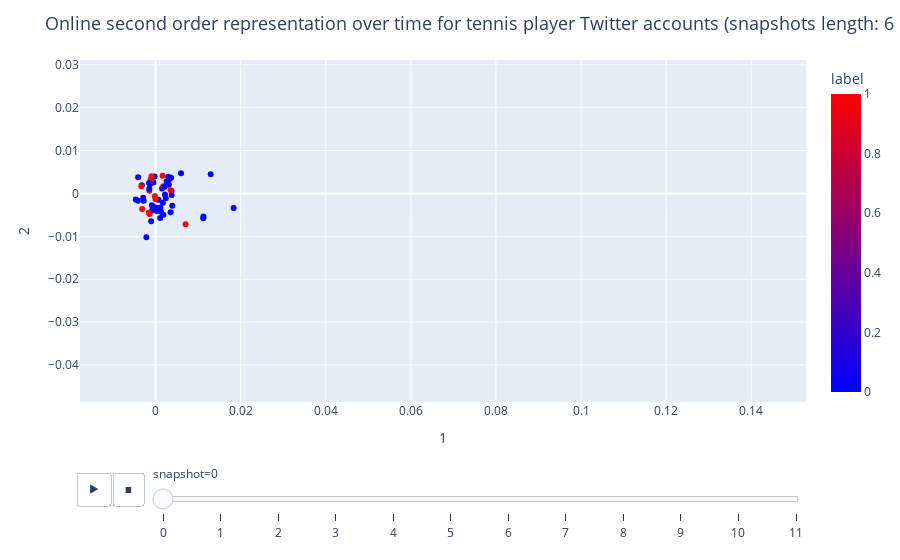

Write notebook code for a chart like this one.
### Code cell
fig_so

### Figure 1 — Plotly figure (JSON) as saved in the notebook; plotly's stock layout.template omitted (floating-point values rounded to 4 significant figures)
{"data": [{"hovertemplate": "<b>%{hovertext}</b><br><br>snapshot=0<br>1=%{x}<br>2=%{y}<br>label=%{marker.color}<extra></extra>", "hovertext": ["Svetlana Kuznetsova<br>2017-05-28<br>Women's Singles - Round 1<br>Suzanne-Lenglen Court<br>Match id: 2", "Philipp Kohlschreiber<br>2017-05-28", "Paul-Henri Mathieu<br>2017-05-28", "Nick Kyrgios<br>2017-05-28", "Garbiñe Muguruza<br>2017-05-28", "Federico Delbonis<br>2017-05-28", "Feliciano Lopez<br>2017-05-28", "Juan Martin Del Potro<br>2017-05-28", "Henri Leconte<br>2017-05-28", "Andy Murray<br>2017-05-28", "Horacio Zeballos<br>2017-05-28<br>Men's Singles - Round 1<br>Suzanne-Lenglen Court<br>Match id: 1", "Tomas Berdych<br>2017-05-28", "Marion Bartoli<br>2017-05-28", "Madison Keys<br>2017-05-28", "David Goffin<br>2017-05-28", "Pablo Cuevas<br>2017-05-28", "Guido Pella<br>2017-05-28", "Jack Sock<br>2017-05-28", "Dominic Thiem<br>2017-05-28<br>Men's Singles - Round 1<br>Suzanne-Lenglen Court<br>Match id: 3", "Samantha Stosur<br>2017-05-28", "Timea Bacsinszky<br>2017-05-28<br>Women's Singles - Round 1<br>Court 17<br>Match id: 1", "Novak Djokovic<br>2017-05-28", "Simona Halep<br>2017-05-28", "Agnieszka Radwanska<br>2017-05-28", "Nicolas Jarry<br>2017-05-28", "Francesca Schiavone<br>2017-05-28", "Elina Svitolina<br>2017-05-28", "Jo-Wilfried Tsonga<br>2017-05-28", "Karolina Pliskova<br>2017-05-28", "Coco Vandeweghe<br>2017-05-28", "Rafael Nadal<br>2017-05-28", "Stefanos Tsitsipas<br>2017-05-28<br>Men's Singles - Round 1<br>Court 3<br>Match id: 2", "Andre Sa<br>2017-05-28", "Milos Raonic<br>2017-05-28", "Roberta Vinci<br>2017-05-28<br>Women's Singles - Round 1<br>Court 2<br>Match id: 1", "Andrey Rublev<br>2017-05-28", "Richard Gasquet<br>2017-05-28", "Angelique Kerber<br>2017-05-28<br>Women's Singles - Round 1<br>Philippe-Chatrier Court<br>Match id: 2", "Grigor Dimitrov<br>2017-05-28<br>Men's Singles - Round 1<br>Philippe-Chatrier Court<br>Match id: 3", "David Ferrer<br>2017-05-28", "Martina Navratilova<br>2017-05-28", "Venus Williams<br>2017-05-28<br>Women's Singles - Round 1<br>Suzanne-Lenglen Court<br>Match id: 4", "Eugenie Bouchard<br>2017-05-28", "Petra Kvitova<br>2017-05-28<br>Women's Singles - Round 1<br>Philippe-Chatrier Court<br>Match id: 1", "Conchita Martinez<br>2017-05-28", "Johanna Konta<br>2017-05-28", "Lucas Pouille<br>2017-05-28<br>Men's Singles - Round 1<br>Philippe-Chatrier Court<br>Match id: 4", "Stan Wawrinka<br>2017-05-28", "Alex Corretja<br>2017-05-28", "Santiago Gonzalez<br>2017-05-28", "Amanda Anisimova<br>2017-05-28<br>Women's Singles - Round 1<br>Court 6<br>Match id: 3", "Kristina Mladenovic<br>2017-05-28", "Monica Puig<br>2017-05-28<br>Women's Singles - Round 1<br>Court 2<br>Match id: 1", "Daria Gavrilova<br>2017-05-28", "Sania Mirza<br>2017-05-28", "Kei Nishikori<br>2017-05-28", "Caroline Wozniacki<br>2017-05-28"], "ids": [102652835, 104294006, 1044227084, 1110553549, 118779247, 134906432, 138358313, 139556944, 14056125, 14123683, 146613488, 1484787162, 1490817636, 1601451361, 1612711830, 162187399, 174876254, 186668655, 2223114825, 2455053222, 2498274386, 259925559, 2602158362, 275115103, 2847445620, 2913792699, 295610884, 297380894, 2997502061, 340548756, 344634424, 348332740, 351625171, 35441526, 410232624, 446304475, 459954236, 481461757, 48348735, 485511296, 506429053, 50725573, 52818366, 533202479, 57165979, 594029345, 632089798, 65187067, 726543308, 74361297, 826220690441437200, 830685463, 847389421, 850660369, 87174678, 87769890, 94166168], "legendgroup": "", "marker": {"color": [1, 0, 0, 0, 0, 0, 0, 0, 0, 0, 1, 0, 0, 0, 0, 0, 0, 0, 1, 0, 1, 0, 0, 0, 0, 0, 0, 0, 0, 0, 0, 1, 0, 0, 1, 0, 0, 1, 1, 0, 0, 1, 0, 1, 0, 0, 1, 0, 0, 0, 1, 0, 1, 0, 0, 0, 0], "coloraxis": "coloraxis", "symbol": "circle"}, "mode": "markers", "name": "", "orientation": "v", "showlegend": false, "type": "scatter", "x": [-0.003153, -0.002796, -0.004139, 0.00311, -0.0005138, 0.000277, 0.003929, 0.003182, -0.003235, 0.00219, -0.001482, 0.001694, -0.001152, 0.001524, 0.01835, -0.004654, -0.0001132, 0.003783, 0.001649, -0.001034, -0.001107, 0.001076, 0.01295, -0.001537, 0.002395, 0.0006755, 0.01125, -0.0008532, 0.00129, -0.0002449, -0.001311, -0.0009607, -0.002911, 0.0112, -0.003342, -0.000812, 0.003642, -3.053e-05, 0.007046, -0.00148, 0.003761, -0.001364, -0.002165, -0.0001438, -0.004086, 0.00183, 0.003519, 0.002968, 0.002597, 0.0005617, -0.001604, 0.005979, 0.0018, 0.003543, 0.001116, 0.002849, 0.002122], "xaxis": "x", "y": [-0.003645, -0.001689, -0.001684, 0.002011, 0.002579, -0.004079, -0.002852, 0.003306, 0.001905, -0.0002151, 0.0006202, -0.002165, 0.003182, 0.001158, -0.003386, -0.001398, -0.003253, -0.0003379, 0.004108, -0.006502, 0.00315, -0.005732, 0.004457, 0.002426, -0.001104, -0.00147, -0.005368, -0.002734, -0.004277, 0.003956, 0.002177, 0.004006, -0.0009999, -0.005798, 0.001701, -0.003999, 0.003692, -0.001313, -0.007204, 0.001108, 0.0005916, -0.004772, -0.01024, -0.0006724, 0.003805, -0.004978, 0.0007532, 0.003871, 0.002769, -0.003412, -0.004474, 0.004739, 0.001711, -0.004362, -0.003311, 0.002497, 0.001572], "yaxis": "y"}], "layout": {"coloraxis": {"colorbar": {"title": {"text": "label"}}, "colorscale": [[0, "rgb(0,0,255)"], [1, "rgb(255,0,0)"]]}, "legend": {"tracegroupgap": 0}, "margin": {"t": 60}, "showlegend": false, "sliders": [{"active": 0, "currentvalue": {"prefix": "snapshot="}, "len": 0.9, "pad": {"b": 10, "t": 60}, "steps": [{"args": [["0"], {"frame": {"duration": 0, "redraw": false}, "fromcurrent": true, "mode": "immediate", "transition": {"duration": 0, "easing": "linear"}}], "label": "0", "method": "animate"}, {"args": [["1"], {"frame": {"duration": 0, "redraw": false}, "fromcurrent": true, "mode": "immediate", "transition": {"duration": 0, "easing": "linear"}}], "label": "1", "method": "animate"}, {"args": [["2"], {"frame": {"duration": 0, "redraw": false}, "fromcurrent": true, "mode": "immediate", "transition": {"duration": 0, "easing": "linear"}}], "label": "2", "method": "animate"}, {"args": [["3"], {"frame": {"duration": 0, "redraw": false}, "fromcurrent": true, "mode": "immediate", "transition": {"duration": 0, "easing": "linear"}}], "label": "3", "method": "animate"}, {"args": [["4"], {"frame": {"duration": 0, "redraw": false}, "fromcurrent": true, "mode": "immediate", "transition": {"duration": 0, "easing": "linear"}}], "label": "4", "method": "animate"}, {"args": [["5"], {"frame": {"duration": 0, "redraw": false}, "fromcurrent": true, "mode": "immediate", "transition": {"duration": 0, "easing": "linear"}}], "label": "5", "method": "animate"}, {"args": [["6"], {"frame": {"duration": 0, "redraw": false}, "fromcurrent": true, "mode": "immediate", "transition": {"duration": 0, "easing": "linear"}}], "label": "6", "method": "animate"}, {"args": [["7"], {"frame": {"duration": 0, "redraw": false}, "fromcurrent": true, "mode": "immediate", "transition": {"duration": 0, "easing": "linear"}}], "label": "7", "method": "animate"}, {"args": [["8"], {"frame": {"duration": 0, "redraw": false}, "fromcurrent": true, "mode": "immediate", "transition": {"duration": 0, "easing": "linear"}}], "label": "8", "method": "animate"}, {"args": [["9"], {"frame": {"duration": 0, "redraw": false}, "fromcurrent": true, "mode": "immediate", "transition": {"duration": 0, "easing": "linear"}}], "label": "9", "method": "animate"}, {"args": [["10"], {"frame": {"duration": 0, "redraw": false}, "fromcurrent": true, "mode": "immediate", "transition": {"duration": 0, "easing": "linear"}}], "label": "10", "method": "animate"}, {"args": [["11"], {"frame": {"duration": 0, "redraw": false}, "fromcurrent": true, "mode": "immediate", "transition": {"duration": 0, "easing": "linear"}}], "label": "11", "method": "animate"}], "x": 0.1, "xanchor": "left", "y": 0, "yanchor": "top"}], "title": {"font": {"size": 18}, "text": "Online second order representation over time for tennis player Twitter accounts (snapshots length: 6 hours)"}, "updatemenus": [{"buttons": [{"args": [null, {"frame": {"duration": 1000, "redraw": false}, "fromcurrent": true, "mode": "immediate", "transition": {"duration": 500, "easing": "linear"}}], "label": "&#9654;", "method": "animate"}, {"args": [[null], {"frame": {"duration": 0, "redraw": false}, "fromcurrent": true, "mode": "immediate", "transition": {"duration": 0, "easing": "linear"}}], "label": "&#9724;", "method": "animate"}], "direction": "left", "pad": {"r": 10, "t": 70}, "showactive": false, "type": "buttons", "x": 0.1, "xanchor": "right", "y": 0, "yanchor": "top"}], "xaxis": {"anchor": "y", "domain": [0, 1], "range": [-0.01777, 0.1529], "title": {"text": "1"}}, "yaxis": {"anchor": "x", "domain": [0, 1], "range": [-0.04864, 0.03113], "title": {"text": "2"}}}}
